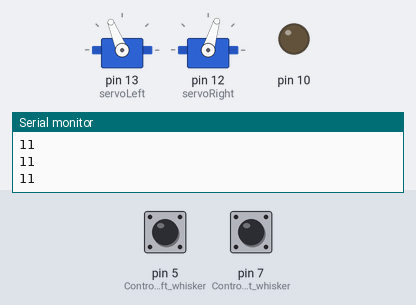
The sketch below on a simulated Arduino Uno, built with avr-gcc and run on an emulated ATmega328P. Parts: 2 × servo, output pins drawn as LEDs (lit = HIGH), the last lines printed to the serial monitor. The test bench sets the inputs (shaded band); at power-on: pin 5 (Controls_left_whisker) HIGH, pin 7 (Controls_right_whisker) HIGH.

Above: at 1.2 s.
1.3 s: pin 5 (Controls_left_whisker) pulled LOW for 0.15 s
At 1.7 s:
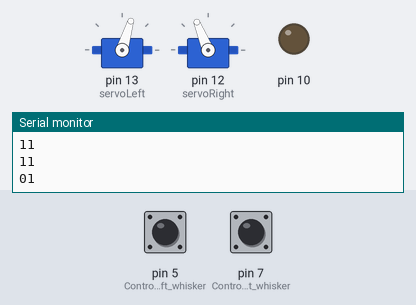
3.6 s: pin 7 (Controls_right_whisker) pulled LOW for 1 s
At 4.36 s:
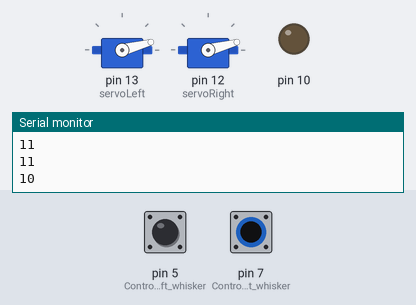
6.8 s: pin 7 (Controls_right_whisker) pulled LOW for 3.2 s
At 11.2 s:
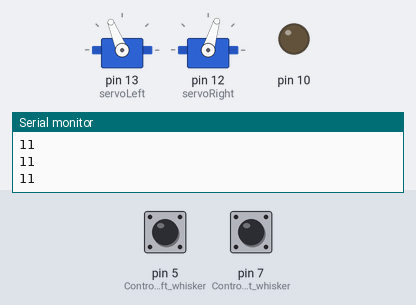
11.5 s: pin 5 (Controls_left_whisker) pulled LOW for 1 s
At 12.26 s:
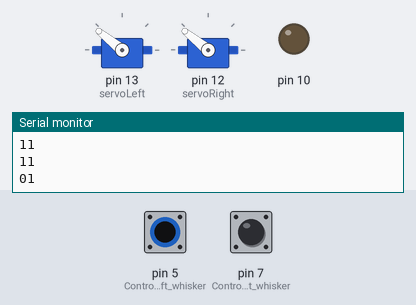
Timing chart, 0 to 14.8 s (numbered marks = the images above; inputs shaded):
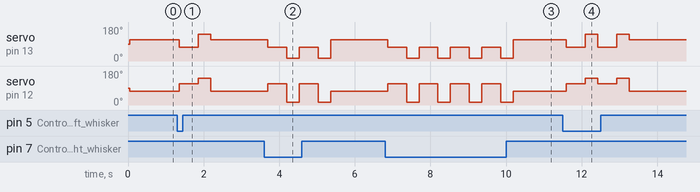

The sketch:

escapeBot.ino
```cpp
#include <Servo.h>

Servo servoLeft;    // Declare left servo signal
Servo servoRight;   // Declare right servo signal

void setup() {
  servoLeft.attach(13);   // Attach left signal to pin 13
  servoRight.attach(12);    // Attach right signal to pin 12
  pinMode(5, INPUT);   // Controls left whisker
  pinMode(7, INPUT);   // Controls right whisker
  pinMode(10, OUTPUT);
  Serial.begin(9600);
}

// Functions Begin

void Backward(){
  servoLeft.writeMicroseconds(1300);
  servoRight.writeMicroseconds(1700);
}

void Forward(){
  servoLeft.writeMicroseconds(1700);
  servoRight.writeMicroseconds(1300);
}

void Right(){
  servoLeft.writeMicroseconds(2000);
  servoRight.writeMicroseconds(2000);
}

void Left(){
  servoLeft.writeMicroseconds(700);
  servoRight.writeMicroseconds(700);
}

// Functions end

void loop() {
  byte wLeft = digitalRead(5);
  byte wRight = digitalRead(7);

  Serial.print(wLeft);
  Serial.println(wRight);

  delay(50);

  Forward();

  // if statements begin

  if (wLeft == 0 && wRight == 0){
    Backward();
    delay(500);
    Right();
    delay(280);
  }
  else if(wLeft == 0){
    Backward();
    delay(500);
    Right();
    delay(280);
    }
  else if(wRight == 0){
    Backward();
    delay(500);
    Left();
    delay(280);
  }
}
```

Measured:
- after the input at 1.3 s, servo on pin 13 (servoLeft): 112° → 73° after 0.06 s, → 141° 0.50 s later, → 112° 0.33 s later; servo on pin 12 (servoRight): 73° → 112° after 0.06 s, → 141° 0.50 s later, → 73° 0.33 s later
- after the input at 3.6 s, servo on pin 13 (servoLeft): 112° → 73° after 0.10 s, → 15° 0.50 s later, → 73° 0.33 s later, → 15° 0.50 s later, … (5 changes in this stretch); servo on pin 12 (servoRight): 73° → 112° after 0.10 s, → 15° 0.50 s later, → 112° 0.33 s later, → 15° 0.50 s later, … (5 changes in this stretch)
- after the input at 6.8 s, servo on pin 13 (servoLeft): 112° → 73° after 0.07 s, then repeats every 0.83 s: 15° 0.33 s, 73° 0.50 s, until it stays 112° from 10.2 s; servo on pin 12 (servoRight): 73° → 112° after 0.07 s, then repeats every 0.83 s: 15° 0.33 s, 112° 0.50 s, until it stays 73° from 10.2 s
- after the input at 11.5 s, servo on pin 13 (servoLeft): 112° → 73° after 0.10 s, → 141° 0.50 s later, → 73° 0.33 s later, → 141° 0.50 s later, … (5 changes in this stretch); servo on pin 12 (servoRight): 73° → 112° after 0.10 s, → 141° 0.50 s later, → 112° 0.33 s later, → 141° 0.50 s later, … (5 changes in this stretch)
